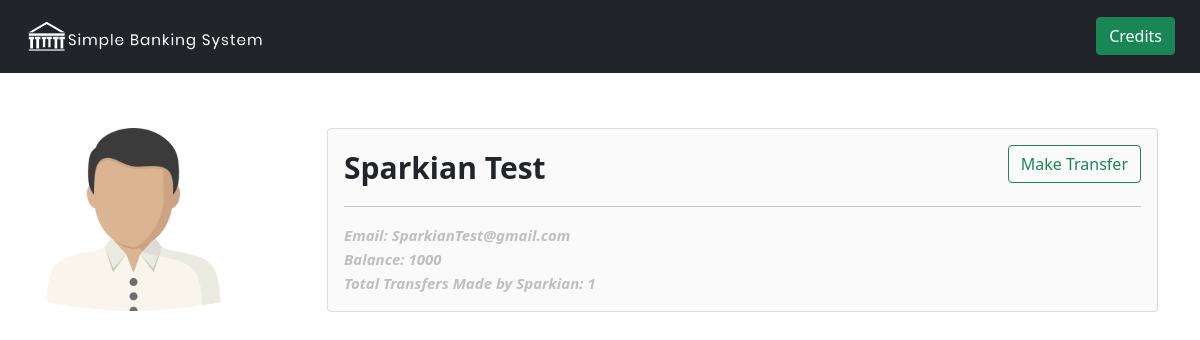
Screenshot of /customerDetail/1/ with the database file from the repository.
### accounts/models.py (models this page shows)
class Customer(models.Model):
    user = models.OneToOneField(User, related_name='userprofile', on_delete=models.CASCADE)
    first_name = models.CharField(max_length=200, null=False, default='')
    last_name = models.CharField(max_length=200, null=True)
    email = models.CharField(max_length=30, default='')
    current_balance = models.IntegerField(default=0)
    total_tranfers = models.IntegerField(default=0)

### accounts/views.py (the view)
# urls.py: path('customerDetail/<str:pk>/', views.customerDetail, name='customerDetail'),
def customerDetail(request, pk):
    customer = Customer.objects.get(pk=pk)
    return render(request, 'accounts/customerDetail.html',{'customer':customer})

### accounts/templates/accounts/customerDetail.html (shortened to what this page needs)
{% load static %}
<!DOCTYPE html>
<html lang="en">
<head>
    <link href="https://cdn.jsdelivr.net/npm/bootstrap@5.0.0/dist/css/bootstrap.min.css" rel="stylesheet">
</head>
<body>
    {% include 'accounts/navbar.html' %}
    <div class="container">
        <div class="row" style="margin-top: 5%;">
            <div class="col-3">
                <img width="70%" src="{% static 'img/profile.png' %}" alt="">
            </div>
            <div class="col-9">
                <div class="card" style="background-color: #fafafa;">
                    <div class="card-body">
                        <strong style="font-size: 30px;">{{customer.first_name}} {{customer.last_name}}</strong>
                        <a class="btn btn-outline-success " style="float:right;" href="{% url 'createTransfers' customer.id %}">Make Transfer</a> <br> <hr>
                        <small style="color: #bfbfbf;font-weight: bolder; font-style: italic; font-size: 15px;">Email: {{customer.email}}</small> <br>
                        <small style="color: #bfbfbf;font-weight: bolder; font-style: italic;font-size: 15px;">Balance: {{customer.current_balance}}</small> <br>
                        <small style="color: #bfbfbf;font-weight: bolder; font-style: italic;font-size: 15px;">Total Transfers Made by {{customer.first_name}}: {{customer.total_tranfers}}</small>
                    </div>
                </div>
            </div>
        </div>
    </div>
</body>
</html>

### rows the page displays
Customer: first_name "Sparkian", last_name "Test", email "SparkianTest@gmail.com", current_balance "1000", total_tranfers "1"
